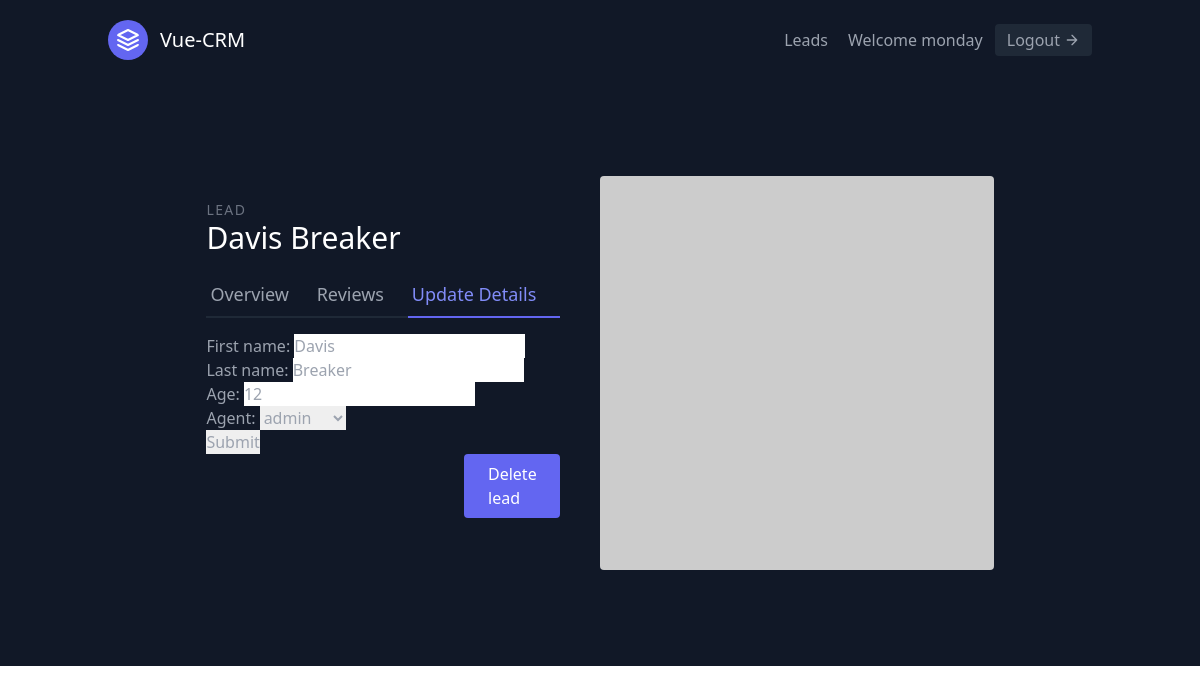
Page /leads/1/update/ (signed in) on the committed database.
### leads/models.py (models this page shows, shortened)
class User(AbstractUser):
    pass

class Lead(models.Model):
    first_name = models.CharField(max_length=20)
    last_name = models.CharField(max_length=20)
    age = models.IntegerField(default=0)
    location = models.CharField(max_length=800, blank=True)
    phone_number = models.IntegerField( default='+234')
    agent = models.ForeignKey(Agent, on_delete=models.CASCADE)

### leads/views.py (the view, shortened to what this page needs)
# urls.py: path('<int:pk>/update/', views.LeadUpdateView.as_view(), name='lead_update'),
class LeadUpdateView(LoginRequiredMixin,generic.UpdateView):
    template_name   = 'leads/lead_update.html'
    form_class      = forms.LeadModelForm
    queryset        = Lead.objects.all()

### leads/forms.py
class LeadModelForm(forms.ModelForm):
    class Meta:
        model = models.Lead
        fields = (
            "first_name",
            "last_name",
            "age",
            "agent",
        )

### leads/models.py (called while the page is built)
    def __str__(self):
        return self.user.username

### leads/templates/leads/lead_update.html (shortened to what this page needs)
{% extends 'base.html' %}
{% block content %}
<section class="text-gray-400 bg-gray-900 body-font overflow-hidden">
  <div class="container px-5 py-24 mx-auto">
    <div class="lg:w-4/5 mx-auto flex flex-wrap">
      <div class="lg:w-1/2 w-full lg:pr-10 lg:py-6 mb-6 lg:mb-0">
        <h2 class="text-sm title-font text-gray-500 tracking-widest">LEAD</h2>
        <h1 class="text-white text-3xl title-font font-medium mb-4">{{lead.first_name}} {{lead.last_name}}</h1>
        <div class="flex mb-4">
          <a href="{% url 'leads:lead_detail' lead.pk  %}" class="flex-grow border-b-2 border-gray-800 py-2 text-lg px-1">Overview</a>
          <a   class="flex-grow border-b-2 border-gray-800 py-2 text-lg px-1">Reviews</a>
          <a href="{% url 'leads:lead_update' lead.pk  %}" class="flex-grow text-indigo-400 border-b-2 border-indigo-500 py-2 text-lg px-1">Update Details</a>
        </div>
       <form action="" method="post">
            {{form.as_p}}
            <input type="submit" value="Submit">
        </form>
        <a href="{% url 'leads:lead_delete' lead.pk  %}" class="flex w-24 ml-auto text-white bg-indigo-500 border-0 py-2 px-6 focus:outline-none hover:bg-indigo-600 rounded">Delete lead</a>
      </div>
      <img alt="ecommerce" class="lg:w-1/2 w-full lg:h-auto h-64 object-cover object-center rounded" src="https://dummyimage.com/400x400">
    </div>
  </div>
</section>
{% endblock content %}

### templates/navbar.html (shortened to what this page needs)
<header class="text-gray-400 bg-gray-900 body-font">
  <div class="container mx-auto flex flex-wrap p-5 flex-col md:flex-row items-center">
    <a class="flex title-font font-medium items-center text-white mb-4 md:mb-0">
      <svg xmlns="http://www.w3.org/2000/svg" fill="none" stroke="currentColor" stroke-linecap="round" stroke-linejoin="round" stroke-width="2" class="w-10 h-10 text-white p-2 bg-indigo-500 rounded-full" viewBox="0 0 24 24">
        <path d="M12 2L2 7l10 5 10-5-10-5zM2 17l10 5 10-5M2 12l10 5 10-5"></path>
      </svg>
      <span class="ml-3 text-xl">Vue-CRM</span>
    </a>
    <nav class="md:ml-auto flex flex-wrap items-center text-base justify-center">
      <a href='{% url 'leads:lead_list' %}' class="mr-5 hover:text-white">Leads</a>
    </nav>
    {% if request.user.is_authenticated %}
    <span>
      Welcome {{request.user.username}}
    </span>
    <a href="{% url 'logout' %}"  class="ml-3 inline-flex items-center bg-gray-800 border-0 py-1 px-3 focus:outline-none hover:bg-gray-700 rounded text-base mt-4 md:mt-0">
        Logout
      <svg fill="none" stroke="currentColor" stroke-linecap="round" stroke-linejoin="round" stroke-width="2" class="w-4 h-4 ml-1" viewBox="0 0 24 24">
        <path d="M5 12h14M12 5l7 7-7 7"></path>
      </svg>
    </a>
    {% endif %}
  </div>
</header>

### rows in the picture
User: user.username "monday"
Lead: first_name "Davis", last_name "Breaker", age "12", agent "admin"
